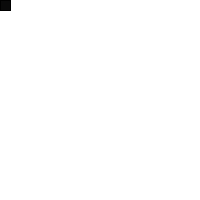
Frame 1 (no input)
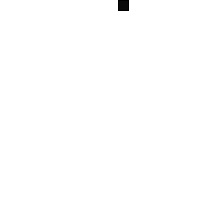
Frame 60 (the mouse pressed at the canvas centre just before this capture)
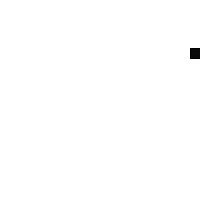
Frame 120 (the mouse held since frame 60 and released just before this capture)

The Processing sketch that drew these frames (run headless with seeded random() and noise(); from frame 60 on, the mouse is pressed at the canvas centre):

// Processing sketch: StateVariableReverseEngineer
// ── StateVariableReverseEngineer.pde
//State variable reverse engineer
int x=0;
int y=0;
int state = 0;


void setup(){
  size(200,200);
}
void draw(){
  background(255);
  fill(10);
  rect(x, y,10,10);
  
  if (state == 0){
    x += 2;
    if (x == width - 10) state = 1;
  }
  else if (state == 1){
    y += 2;
    if (y == height - 12) state = 2;
  }
  else if (state == 2){
    x -= 2;
    if (x == 0 ) state = 3;
  }
  else if (state == 3){
    y -= 2;
    if (y == 0 ) state = 0;
  }
}
